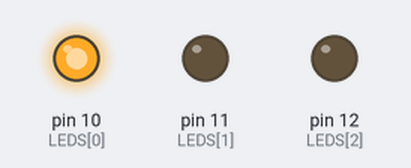
The sketch below on a simulated Arduino Uno, built with avr-gcc and run on an emulated ATmega328P. Shown: output pins drawn as LEDs (lit = HIGH).

Above: at 0.2 s.
At 1.2 s:
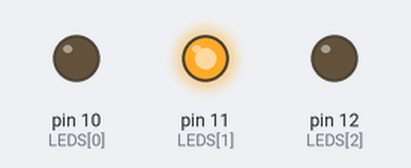
At 2.2 s:
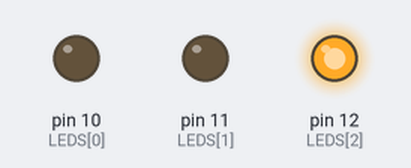
At 5.7 s:
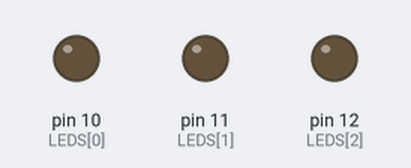
Timing chart, 0 to 6.9 s (numbered marks = the images above):
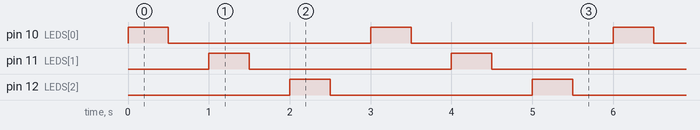

Measured:
- by itself, pin 10 (LEDS[0]), pin 11 (LEDS[1]), pin 12 (LEDS[2]): alternates HIGH for 0.50 s and LOW for 2.5 s
- by itself, everything shown: repeats every 3.0 s, in 6 steps

The sketch:

03.Digital_BlinkDelay_0.5_for.ino
```cpp
int LEDS[] = {10, 11, 12};
int count = 3;

void setup() {
  // initialize digital pin LED_BUILTIN as an output.

  for(int i = 0; i < count; i++) {
    pinMode(LEDS[i], OUTPUT);
  }
}

// the loop function runs over and over again forever
void loop() {

  for(int i = 0; i < count; i++) {
      digitalWrite(LEDS[i], HIGH);  // turn the LED on (HIGH is the voltage level)
      delay(500);               // wait for a second
      digitalWrite(LEDS[i], LOW);   // turn the LED off by making the voltage LOW
      delay(500);
    }

}
```
